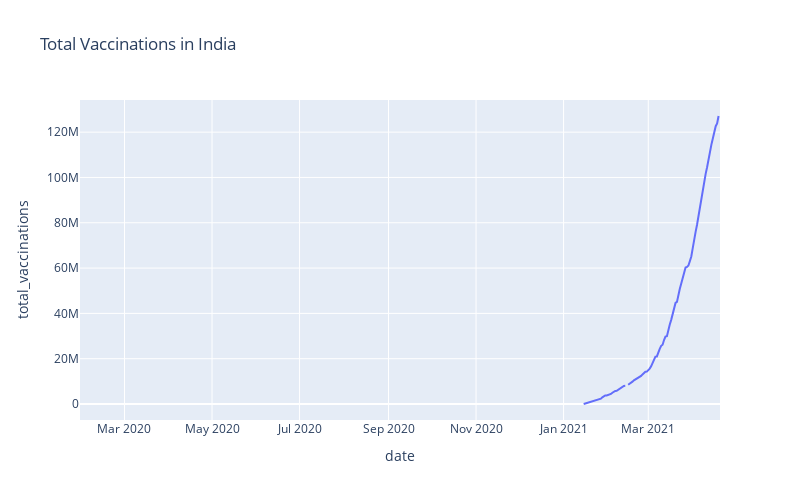

Notebook code cell kept with this figure:
### Code cell
fig = px.line(india_cases, x='date', y='total_vaccinations', title='Total Vaccinations in India', width=800, height=500)
fig.show()

### Figure 1 — Plotly figure (JSON) as saved in the notebook; plotly's stock layout.template omitted (floating-point values rounded to 4 significant figures; data arrays with more than 128 entries replaced by an {"elided": "..."} marker saying what was removed)
{"data": [{"hovertemplate": "date=%{x}<br>total_vaccinations=%{y}<extra></extra>", "legendgroup": "", "line": {"color": "#636efa", "dash": "solid"}, "mode": "lines", "name": "", "orientation": "v", "showlegend": false, "type": "scatter", "x": {"elided": "447 str values"}, "xaxis": "x", "y": {"elided": "447 int values"}, "yaxis": "y"}], "layout": {"height": 500, "legend": {"tracegroupgap": 0}, "title": {"text": "Total Vaccinations in India"}, "width": 800, "xaxis": {"anchor": "y", "domain": [0, 1], "title": {"text": "date"}}, "yaxis": {"anchor": "x", "domain": [0, 1], "title": {"text": "total_vaccinations"}}}}
